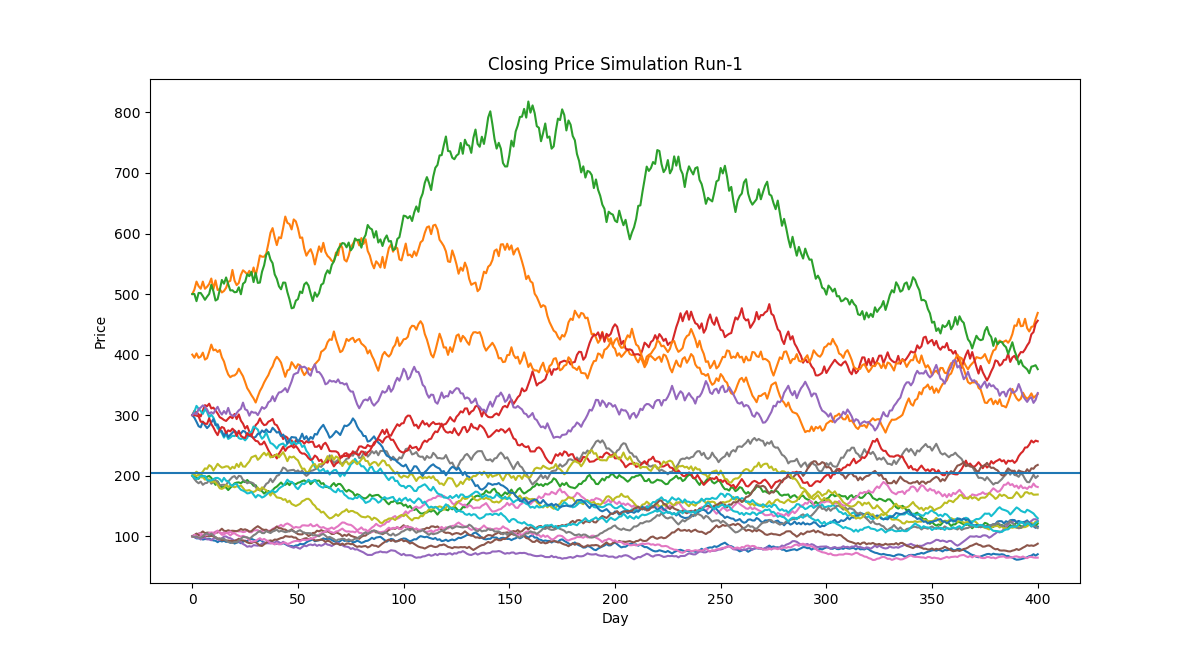

This figure's Python source:
import pylab, random

class Stock(object):
    def __init__(self, price, distribution):
        self.price = price
        self.history = [price]
        self.distribution = distribution
        self.lastChange = 0
        
    def setPrice(self, price):
        self.price = price
        self.history.append(price)
        print 'setPrice'
        
    def getPrice(self):
        print 'getPrice'
        return self.price
        
    def walkIt(self, marketBias, mo):
        oldPrice = self.price
        baseMove = self.distribution() + marketBias
        self.price = self.price * (1.0+baseMove)
        if mo:
            self.price = self.price + random.gauss(.5, .5)*self.lastChange
        if self.price < 0.01:
            self.price = 0.0
        self.history.append(self.price)
        print 'walkIt'
        self.lastChange = oldPrice - self.price
        
    def plotIt(self, figNum):
        pylab.figure(figNum)
        pylab.plot(self.history)
        pylab.title('Closing Price Simulation Run-' + str(figNum))
        pylab.xlabel('Day')
        pylab.ylabel('Price')
        print 'plotIt'
        
def testStockSimulation():
    def runSimulation(stocks, fig, mo):
        print 'runSimulation'
        mean = 0.0
        for s in stocks:
            for d in range(numDays):
                s.walkIt(bias, mo)
            s.plotIt(fig)
            mean += s.getPrice()
        mean = mean/float(numStocks)
        pylab.axhline(mean)
    print 'testStockSimulation'
    pylab.figure(figsize=(12,12))
    numStocks = 20
    numDays = 400
    stocks = []
    bias = 0.0
    mo = False
    startvalues = [100, 500, 200, 300, 100, 100, 100, 200, 200, 300, 300, 400, 500, 300, 300, 100, 100, 100, 200, 200, 300]
    for i in range(numStocks):
        volatility = random.uniform(0, 0.2)
        dl = lambda: random.uniform(-volatility, volatility)
        stocks.append(Stock(startvalues[i], dl))
    runSimulation(stocks, 1, mo)
    
testStockSimulation()
pylab.show()
